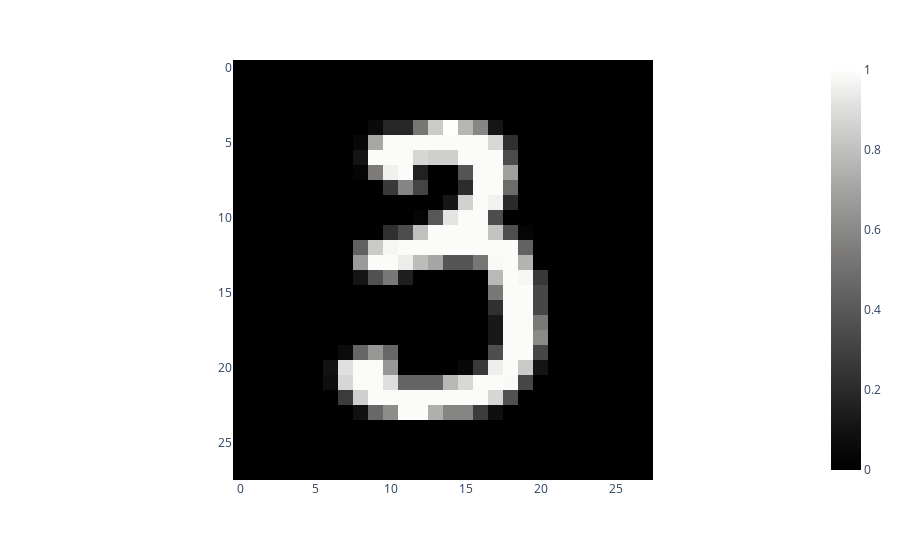

Here is the notebook cell this chart was saved with:
### Code cell
# Interactive Test
import random
row = random.randint(0, len(test_data_features))
img_data = test_data_features.iloc[row].values
list_img_data = [test_data_features_list[row]]
prediction = trained_model.classify(list_img_data)[0]
print(prediction)
view_image(img_data, 28, 28, 'gray')

### Figure 1 — Plotly figure (JSON) as saved in the notebook; plotly's stock layout.template omitted (floating-point values rounded to 4 significant figures; data arrays with more than 128 entries replaced by an {"elided": "..."} marker saying what was removed)
{"data": [{"coloraxis": "coloraxis", "hovertemplate": "x: %{x}<br>y: %{y}<br>color: %{z}<extra></extra>", "name": "0", "type": "heatmap", "xaxis": "x", "yaxis": "y", "z": {"elided": "28x28 float values"}}], "layout": {"coloraxis": {"colorscale": [[0, "rgb(0, 0, 0)"], [0.09091, "rgb(16, 16, 16)"], [0.1818, "rgb(38, 38, 38)"], [0.2727, "rgb(59, 59, 59)"], [0.3636, "rgb(81, 80, 80)"], [0.4545, "rgb(102, 101, 101)"], [0.5455, "rgb(124, 123, 122)"], [0.6364, "rgb(146, 146, 145)"], [0.7273, "rgb(171, 171, 170)"], [0.8182, "rgb(197, 197, 195)"], [0.9091, "rgb(224, 224, 223)"], [1, "rgb(254, 254, 253)"]]}, "margin": {"t": 60}, "xaxis": {"anchor": "y", "constrain": "domain", "domain": [0, 1], "scaleanchor": "y"}, "yaxis": {"anchor": "x", "autorange": "reversed", "constrain": "domain", "domain": [0, 1]}}}
